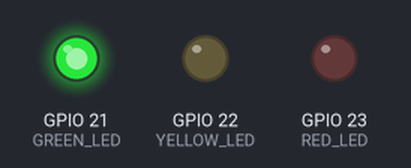
Bench run of a sketch on a simulated ESP32. Shown: output pins drawn as LEDs (lit = HIGH). What the sketch prints to the serial monitor is not drawn.

Above: at 2.5 s.
At 10.0 s:
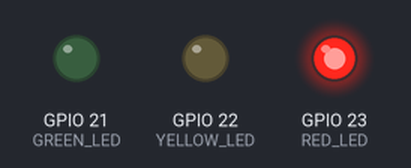
At 15.0 s:
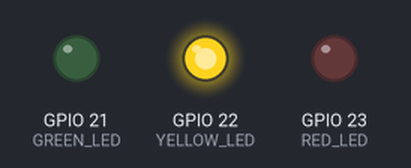
Timing chart, 0 to 22.8 s (numbered marks = the images above):
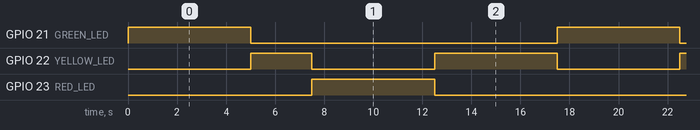

Measured:
- by itself, GPIO 21 (GREEN_LED), GPIO 23 (RED_LED): alternates HIGH for 5.0 s and LOW for 12.5 s
- by itself, GPIO 22 (YELLOW_LED): repeats every 17.5 s: LOW 5.0 s, HIGH 5.0 s, LOW 5.0 s, HIGH 2.5 s
- by itself, everything shown: repeats every 17.5 s, in 4 steps

The sketch:

Transmit.ino
```cpp
#include <WiFi.h>
#include <esp_now.h>

#define GREEN_LED  21
#define YELLOW_LED  22
#define RED_LED  23

// Receiver MAC Address goes here
uint8_t receiverAddress[] = {0x08, 0xd1, 0xf9, 0x26, 0x94, 0x80}; // Added semicolon

void setup() {
    // Set GPIOs as outputs
    pinMode(GREEN_LED, OUTPUT);
    pinMode(YELLOW_LED, OUTPUT);
    pinMode(RED_LED, OUTPUT);

    // Initialize Serial Monitor
    Serial.begin(115200);

    // Initialize WiFi in STA mode
    WiFi.mode(WIFI_STA);

    // Initialize ESP-NOW
    if (esp_now_init() == ESP_OK) {
        Serial.println("ESP-NOW Initialized successfully");
    } else {
        Serial.println("ESP-NOW Initialization failed");
        ESP.restart();
    }

    // Add peer (receiver)
    esp_now_peer_info_t peerInfo;
    memcpy(peerInfo.peer_addr, receiverAddress, 6);
    peerInfo.channel = 0;
    peerInfo.encrypt = false;

    if (esp_now_add_peer(&peerInfo) != ESP_OK) {
        Serial.println("Failed to add peer");
        return;
    }
}

void sendTrafficSignal(const char* message) {
    esp_now_send(receiverAddress, (uint8_t *)message, strlen(message));
}

void loop() {
    // Green light
    digitalWrite(GREEN_LED, HIGH);
    digitalWrite(YELLOW_LED, LOW);
    digitalWrite(RED_LED, LOW);
    sendTrafficSignal("MOVE FORWARD"); // Send "MOVE FORWARD" signal to the receiver
    delay(5000); // 5-second delay before switching

    // Yellow light
    digitalWrite(GREEN_LED, LOW);
    digitalWrite(YELLOW_LED, HIGH);
    digitalWrite(RED_LED, LOW);
    sendTrafficSignal("SLOW DOWN"); // Send "SLOW DOWN" signal to the receiver
    delay(2500); // 2.5-second delay before switching

    // Red light
    digitalWrite(GREEN_LED, LOW);
    digitalWrite(YELLOW_LED, LOW);
    digitalWrite(RED_LED, HIGH);
    sendTrafficSignal("STOP"); // Send "STOP" signal to the receiver
    delay(5000); // 5-second delay before switching

    // Yellow light before switching back to green
    digitalWrite(GREEN_LED, LOW);
    digitalWrite(YELLOW_LED, HIGH);
    digitalWrite(RED_LED, LOW);
    sendTrafficSignal("SLOW DOWN"); // Send "SLOW DOWN" signal to the receiver
    delay(5000); // 5-second delay
}
```
